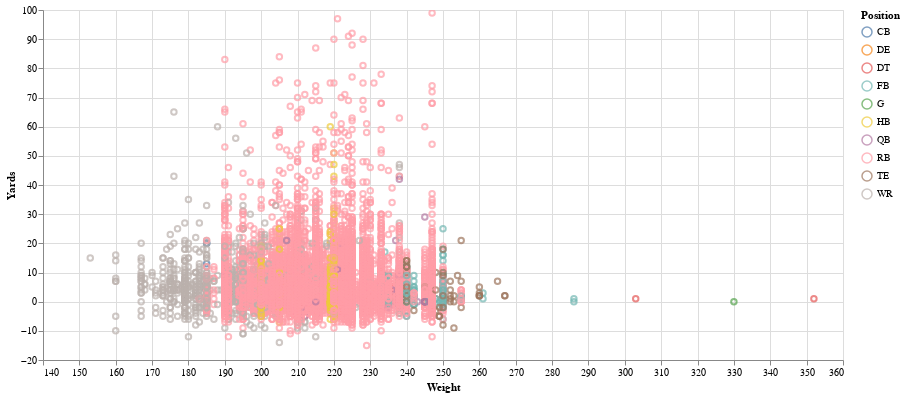

Notebook code cell kept with this figure:
### Code cell
altair.Chart(weightsAndRushes).mark_point(clip=True).encode(
    altair.X('PlayerWeight',
             axis=altair.Axis(title='Weight'),
             scale=altair.Scale(zero=False)),
    y='Yards',
    color='Position'
).properties(
    width=800, 
    height=350
)

### Figure 1 — Vega-Lite specification as saved in the notebook (floating-point values rounded to 4 significant figures; data arrays with more than 128 entries replaced by an {"elided": "..."} marker saying what was removed)
{"config": {"view": {"continuousWidth": 400, "continuousHeight": 300}}, "data": {"name": "data-a2464fb6a349c0a6eff3ff3fa391fced"}, "mark": {"type": "point", "clip": true}, "encoding": {"color": {"type": "nominal", "field": "Position"}, "x": {"type": "quantitative", "axis": {"title": "Weight"}, "field": "PlayerWeight", "scale": {"zero": false}}, "y": {"type": "quantitative", "field": "Yards"}}, "height": 350, "width": 800, "$schema": "https://vega.github.io/schema/vega-lite/v4.8.1.json", "datasets": {"data-a2464fb6a349c0a6eff3ff3fa391fced": {"elided": "30611 records"}}}
